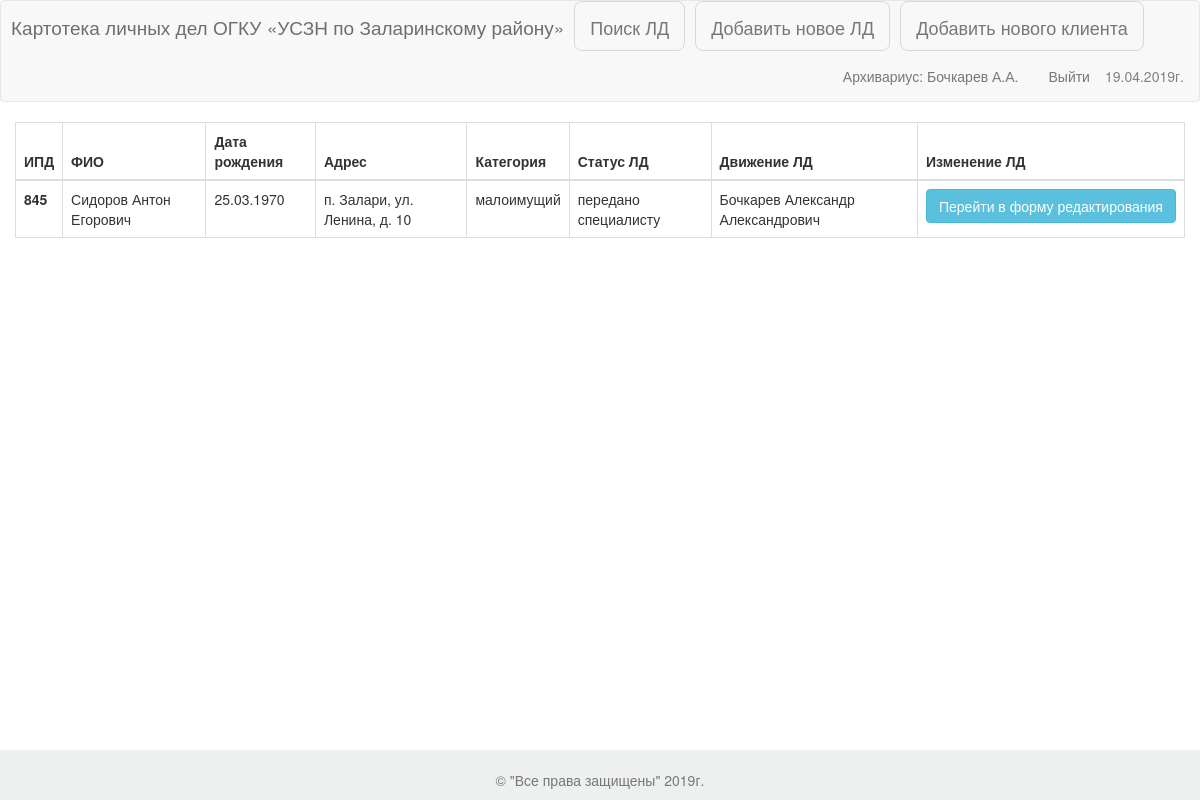
The app's page /archiv/5/ (signed in), older data.
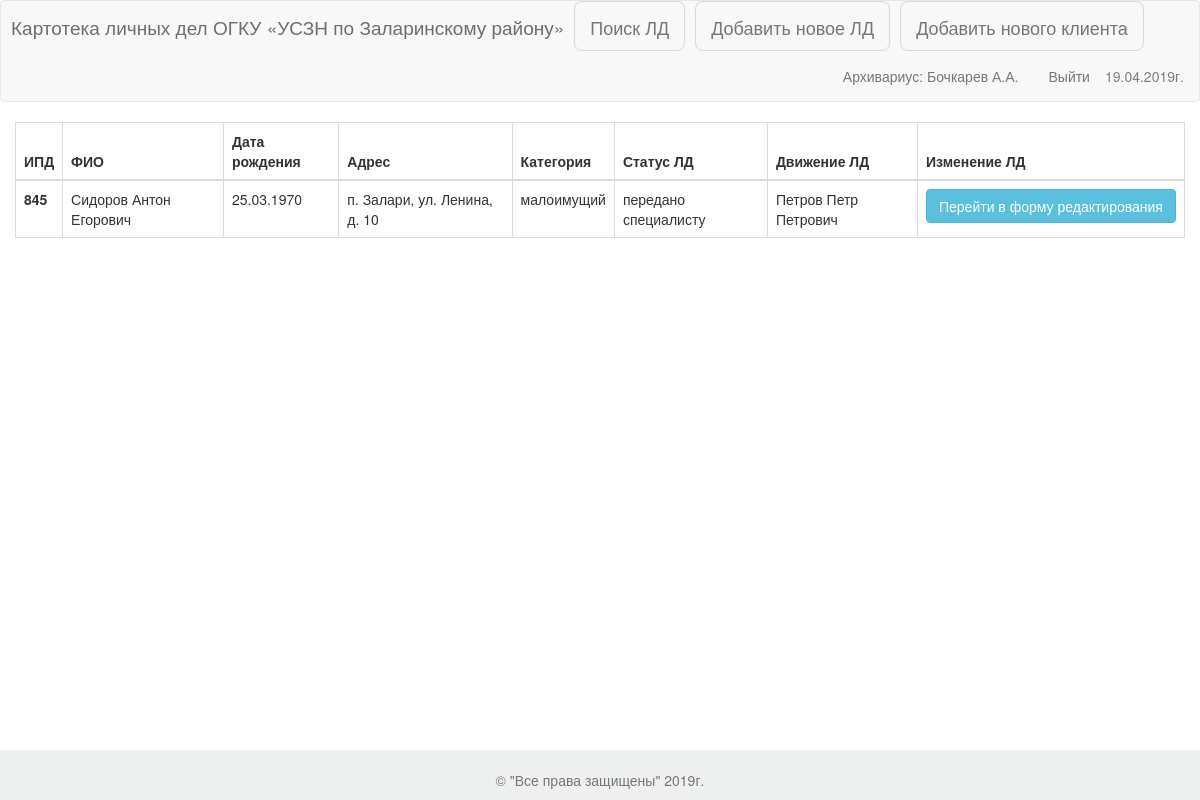
The same page, newer data.
### main/models.py (models this page shows, shortened)
class CardIndex(models.Model):
    ipd = models.IntegerField(verbose_name='Индивидуальное порядковое дело', help_text='ИПД')
    client = models.ForeignKey(Client, verbose_name='Клиент', help_text='Клиент')
    category = models.ForeignKey(Category, verbose_name='Категория клиента', help_text='Категория клиента')
    control = models.ForeignKey(Control, verbose_name='Статус ЛД', help_text='Статус ЛД')
    spec = models.ForeignKey(UsersProfile, default=0, blank=True, null=True,
                             verbose_name='Движение ЛД по специалистам', help_text='Движение ЛД')
    info = models.CharField(max_length=200, blank=True, verbose_name='Движение ЛД по другим УСЗН',
                            help_text='Движение по др. УСЗН.')

class Client(models.Model):
    last_name = models.CharField(max_length=30, help_text='Фамилия') # Фамилия
    first_name = models.CharField(max_length=30, help_text='Имя') # Имя
    middle_name = models.CharField(max_length=30, help_text='Отчество') # Отчество
    bday = models.DateField(auto_now=False, auto_now_add=False, help_text='Дата рождения') # Дата рождения
    address = models.CharField(max_length=100, help_text='Адрес проживания') # Адрес проживания
    def fio(self) -> str:
        return '{} {} {}'.format(self.last_name, self.first_name, self.middle_name)
    def __str__(self):
        return self.fio()

class Category(models.Model):
    category = models.CharField(max_length=40, help_text='Категория клиента')  # Категория граждан
    def __str__(self):
        return self.category

class Control(models.Model):
    check_mark = models.CharField(max_length=30, help_text='Движение ЛД') # Перемещение ЛД
    def __str__(self):
        return self.check_mark

### users/models.py (models this page shows, shortened)
class UsersProfile(models.Model):
    user = models.OneToOneField(User, null=True, blank=True, help_text='Ссылка на Django-аккаунт')
    fio = models.CharField(max_length=255, help_text='ФИО')
    def get_fio(self, dots=True):
        fio = self.fio.replace("  ", " ").strip()
        fio_split = fio.split(" ")
        if len(fio_split) == 0:
            fio_split.append("")
        if len(fio_split) == 1:
            fio_split.append("")
        if len(fio_split) == 2:
            fio_split.append("")
        if dots:
            return fio_split[0] + " " + fio_split[1][0] + "." + fio_split[2][0] + "."
        return fio_split[0] + " " + fio_split[1][0] + fio_split[2][0]
    def __str__(self):  # Получение фио при конвертации объекта UsersProfile в строку
        return self.fio

### main/views.py (the view)
# urls.py: url(r'^archiv/(?P<ld_id>\d+)/$', views.ld, name='ld'),
@login_required
@group_required("Архивариус")
def ld(request, ld_id):
    data = CardIndex.objects.get(id=ld_id)
    context = {'ld': data}
    return render(request, 'main/ld.html', context)

### main/templates/main/ld.html (shortened to what this page needs)
{% extends "main/base.html" %}
{% block menu %}
    <a class="navbar-brand" href="{% url 'main:main' %}">Поиск ЛД</a>
    <a class="navbar-brand" href="{% url 'main:newld' %}">Добавить новое ЛД</a>
    <a class="navbar-brand" href="{% url 'main:newclient' %}">Добавить нового клиента</a>
{% endblock menu %}
{% block content %}
<div class="container-fluid">
    <div id="table_cont">
        <table class="table table-bordered floatThead ct" id="log_table">
        <thead class="thead-dark">
            <tr>
                <th scope="col">ИПД</th>
                <th scope="col">ФИО</th>
                <th scope="col">Дата рождения</th>
                <th scope="col">Адрес</th>
                <th scope="col">Категория</th>
                <th scope="col">Статус ЛД</th>
                <th scope="col">Движение ЛД</th>
                <th scope="col">Изменение ЛД</th>
            </tr>
        </thead>
        <tbody>
            <tr>
                <th scope="row">{{ ld.ipd }}</th>
                <td>{{ ld.client }}</td>
                <td>{{ ld.client.bday }}</td>
                <td>{{ ld.client.address }}</td>
                <td>{{ ld.category }}</td>
                <td>{{ ld.control }}</td>
                {% if ld.control.check_mark == 'в архиве'%}
                <td></td>
                {% elif ld.control.check_mark == 'передано в др. уч.' %}
                <td>{{ ld.info }}</td>
                {% else %}
                <td>{{ ld.spec }}</td>
                {% endif %}
                <td>
                    <a href="{% url 'main:edit_ld' ld.id %}" class="btn btn-info">Перейти в форму редактирования</a>
                </td>
            </tr>
        </tbody>
        </table>
    </div>
</div>
{% endblock content %}

Row changes from the older to the newer data that the page shows:
changed CardIndex "Сидоров Антон Егорович": spec "Бочкарев Александр Александрович" → "Петров Петр Петрович"
